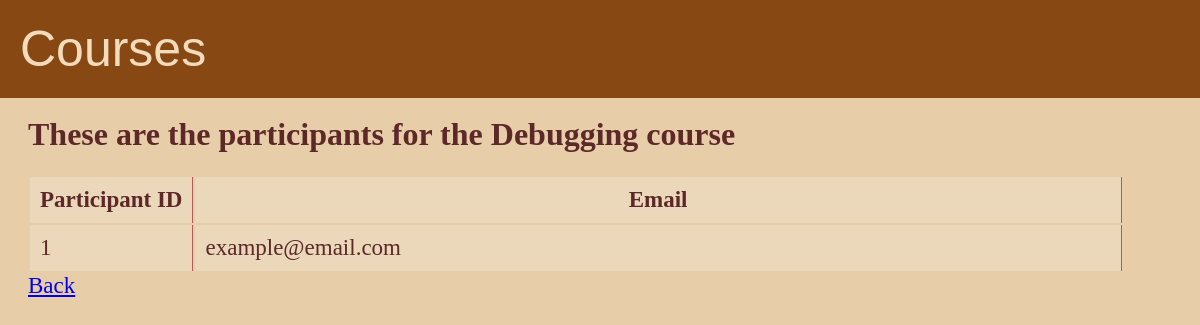
The page /status/2 on the database its author committed.
### tables this page shows
CREATE TABLE "Course" (
	"ID"	INTEGER NOT NULL PRIMARY KEY AUTOINCREMENT,
	"Name"	TEXT NOT NULL,
	"MaxPax"	INTEGER NOT NULL,
	"CurrPax"	INTEGER NOT NULL
);

CREATE TABLE "Client" (
	"ID"	INTEGER NOT NULL PRIMARY KEY AUTOINCREMENT,
	"Email"	TEXT NOT NULL
);

### web_handler.py (the view)
@app.route("/status/<int:cid>")
def status(cid):
    db = sqlite3.connect("course.db")
    com = "SELECT Client.ID, Client.Email FROM Client, ClientCourse \
        WHERE ClientCourse.ClientID = Client.ID AND ClientCourse.CourseID = {}".format(cid)
    data = db.execute(com).fetchall()
    name = db.execute("SELECT ID, Name FROM Course WHERE ID = {}".format(cid)).fetchone()
    db.close()
    return render_template("status.html", data=data, name=name)

### templates/status.html (shortened to what this page needs)
{% extends "base.html" %}
{% block content %}
<div>
    {% if data|length > 0 %}
    <h1>These are the participants for the {{name[1]}} course</h1>
    <table>
        <tr>
            <th>Participant ID</th>
            <th>Email</th>
        </tr>
        {% for entry in data %}
        <tr>
            <td>{{entry[0]}}</td>
            <td width=85%>{{entry[1]}}</td>
        </tr>
        {% endfor %}
    </table>
    {% endif %}
    <a href="{{url_for('display')}}" style="font-size: 23px;">Back</a>
</div>
{% endblock %}

### templates/base.html (style rules this page uses)
body { background-color: rgb(231, 205, 168); color: rgb(92, 40, 40); }
div { padding: 20px; padding-top: 5px; }

### templates/status.html (style rules this page uses)
table { text-align: left; }
th { text-align: center; }
th, td { border-right: 1px solid rgb(175, 91, 91); background-color: rgb(235, 215, 186); padding: 10px; font-size: 23px; margin: 15px; }

### rows shown on the page
Course: Name "Debugging"
Client: ID "1", Email "example@email.com"
